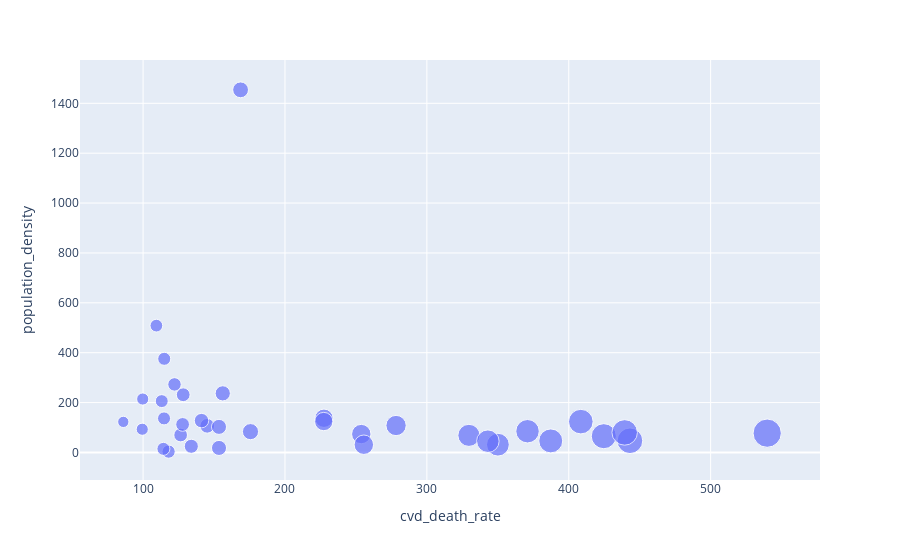

Here is the notebook cell this chart was saved with:
### Code cell
fig = px.scatter(newest_data, x="cvd_death_rate", y="population_density", hover_data=['location'], size='cvd_death_rate')
fig.show()

### Figure 1 — Plotly figure (JSON) as saved in the notebook; plotly's stock layout.template omitted (floating-point values rounded to 4 significant figures)
{"data": [{"customdata": [["Austria"], ["Belarus"], ["Belgium"], ["Bosnia and Herzegovina"], ["Bulgaria"], ["Croatia"], ["Cyprus"], ["Czech Republic"], ["Denmark"], ["Estonia"], ["Finland"], ["France"], ["Germany"], ["Greece"], ["Hungary"], ["Iceland"], ["Ireland"], ["Italy"], ["Latvia"], ["Lithuania"], ["Luxembourg"], ["Malta"], ["Moldova"], ["Montenegro"], ["Netherlands"], ["Norway"], ["Poland"], ["Portugal"], ["Romania"], ["Serbia"], ["Slovenia"], ["Spain"], ["Sweden"], ["Switzerland"], ["Ukraine"], ["United Kingdom"]], "hovertemplate": "cvd_death_rate=%{marker.size}<br>population_density=%{y}<br>location=%{customdata[0]}<extra></extra>", "legendgroup": "", "marker": {"color": "#636efa", "size": [145.2, 443.1, 114.9, 329.6, 424.7, 253.8, 141.2, 227.5, 114.8, 255.6, 153.5, 86.06, 156.1, 175.7, 278.3, 118.0, 126.5, 113.2, 350.1, 343.0, 128.3, 168.7, 408.5, 387.3, 109.4, 114.3, 227.3, 127.8, 370.9, 439.4, 153.5, 99.4, 134.0, 99.74, 539.8, 122.1], "sizemode": "area", "sizeref": 1.35, "symbol": "circle"}, "mode": "markers", "name": "", "orientation": "v", "showlegend": false, "type": "scatter", "x": [145.2, 443.1, 114.9, 329.6, 424.7, 253.8, 141.2, 227.5, 114.8, 255.6, 153.5, 86.06, 156.1, 175.7, 278.3, 118.0, 126.5, 113.2, 350.1, 343.0, 128.3, 168.7, 408.5, 387.3, 109.4, 114.3, 227.3, 127.8, 370.9, 439.4, 153.5, 99.4, 134.0, 99.74, 539.8, 122.1], "xaxis": "x", "y": [106.7, 46.86, 375.6, 68.5, 65.18, 73.73, 127.7, 137.2, 136.5, 31.03, 18.14, 122.6, 237.0, 83.48, 108.0, 3.404, 69.87, 205.9, 31.21, 45.13, 231.4, 1454.0, 123.7, 46.28, 508.5, 14.46, 124.0, 112.4, 85.13, 80.29, 102.6, 93.11, 24.72, 214.2, 77.39, 272.9], "yaxis": "y"}], "layout": {"legend": {"itemsizing": "constant", "tracegroupgap": 0}, "margin": {"t": 60}, "xaxis": {"anchor": "y", "domain": [0, 1], "title": {"text": "cvd_death_rate"}}, "yaxis": {"anchor": "x", "domain": [0, 1], "title": {"text": "population_density"}}}}
